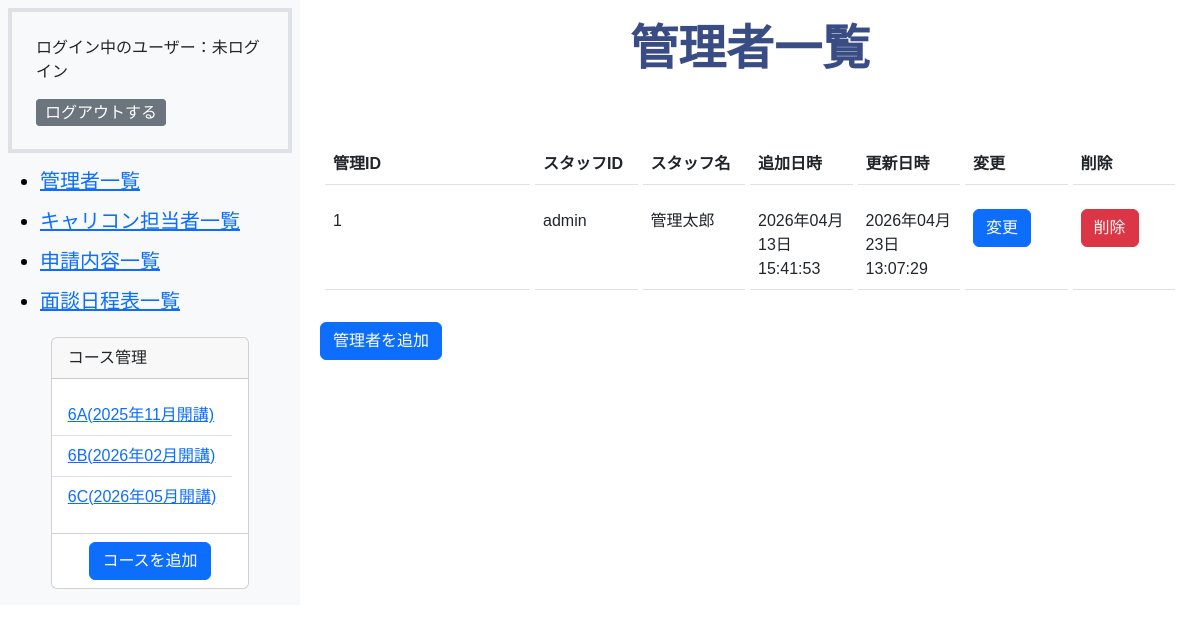
Before: /admin/staff.php with the older database file.
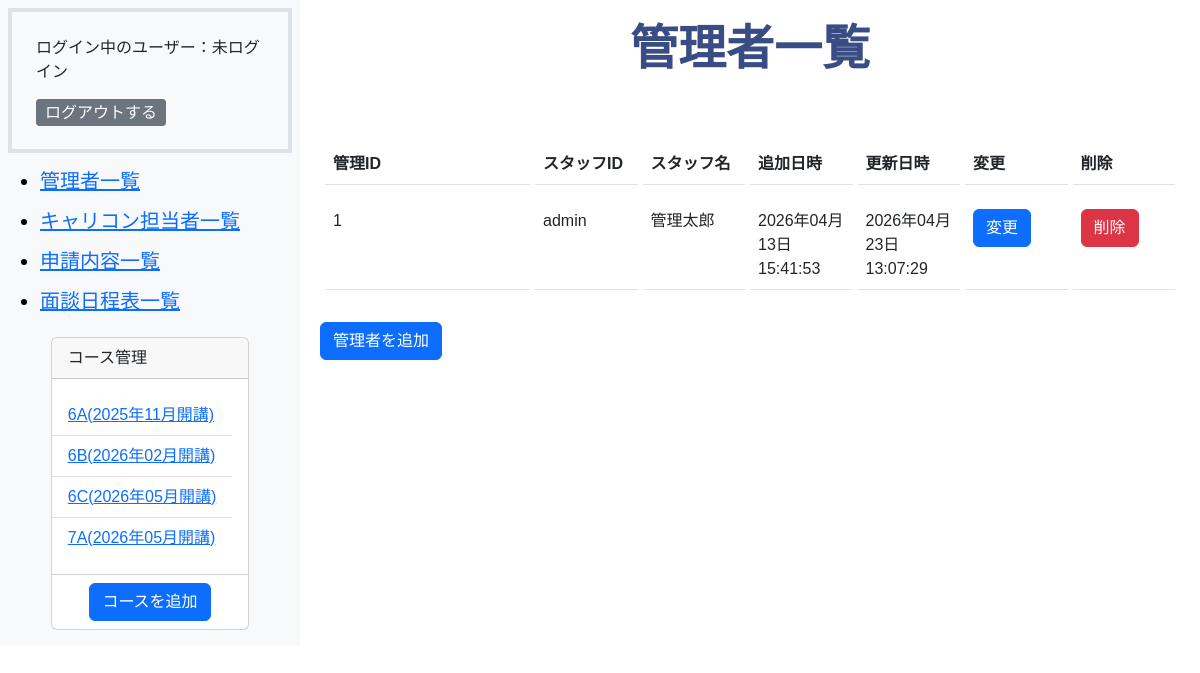
After: the same page with the newer database file.
### tables this page shows
CREATE TABLE `m_courses` (
  `id` int(11) NOT NULL,
  `name` varchar(255) NOT NULL,
  `start_date` date NOT NULL,
  `end_date` date NOT NULL,
  `course_type` int(11) NOT NULL,
  `classroom_id` int(11) NOT NULL,
  `is_deleted` tinyint(1) NOT NULL DEFAULT 0,
  `created_at` datetime NOT NULL DEFAULT current_timestamp(),
  `updated_at` datetime NOT NULL DEFAULT current_timestamp() ON UPDATE current_timestamp()
);

CREATE TABLE `m_classrooms` (
  `id` int(11) NOT NULL,
  `name` varchar(255) NOT NULL,
  `created_at` datetime NOT NULL DEFAULT current_timestamp(),
  `updated_at` datetime NOT NULL DEFAULT current_timestamp() ON UPDATE current_timestamp()
);

CREATE TABLE `m_admin_staffs` (
  `id` int(11) NOT NULL,
  `staff_id` varchar(255) NOT NULL,
  `last_name` varchar(255) NOT NULL,
  `first_name` varchar(255) NOT NULL,
  `password` varchar(255) NOT NULL,
  `is_deleted` tinyint(1) NOT NULL DEFAULT 0,
  `created_at` datetime NOT NULL DEFAULT current_timestamp(),
  `updated_at` datetime NOT NULL DEFAULT current_timestamp() ON UPDATE current_timestamp()
);

### includes/functions.php (called while the page is built, shortened)
<?php
function h($string)
{
    return htmlspecialchars($string, ENT_QUOTES, 'UTF-8');
}
function format_date($datetime, $type)
{
    $format_types = [
        1 => 'Y年m月d日 H:i:s',
        2 => 'Y年m月',
        3 => 'm月d日',
        4 => 'Y年m月d日',
        5 => 'Y',
        6 => 'm',
    ];
    return date($format_types[$type], strtotime($datetime));
}

### admin/staff.php (the view, shortened to what this page needs)
<?php
require_once __DIR__ . '/../includes/functions.php';
try {
    $db = db_connect();
    $sql = "SELECT * FROM m_admin_staffs WHERE is_deleted=0";
    $stmt = $db->prepare($sql);
    $stmt->execute();
    $admin_staffs = $stmt->fetchAll(PDO::FETCH_ASSOC);
} catch (PDOException $e) {
    exit($e->getMessage());
}
?>
<!DOCTYPE html>
<html lang="ja">
<head>
    <link href="https://cdn.jsdelivr.net/npm/bootstrap@5.3.0/dist/css/bootstrap.min.css" rel="stylesheet">
    <link rel="stylesheet" href="../css/style.css">
</head>
<body class="admin-wrapper">
    <?php
    require dirname(__FILE__) . '/sidebar.php';
    ?>
    <section class="admin-main-wrapper">
        <h1 class="display-5 fw-bold text-center">管理者一覧</h1>
        <table class="table table-hover">
            <thead>
                <tr>
                    <th scope="col">管理ID</th>
                    <th scope="col">スタッフID</th>
                    <th scope="col">スタッフ名</th>
                    <th scope="col">追加日時</th>
                    <th scope="col">更新日時</th>
                    <th scope="col">変更</th>
                    <th scope="col">削除</th>
                </tr>
            </thead>
            <tbody>
                <?php foreach ($admin_staffs as $data): ?>
                    <tr>
                        <td><?php echo h($data["id"]); ?></td>
                        <td><?php echo h($data["staff_id"]); ?></td>
                        <td><?php echo h($data["last_name"] . $data["first_name"]); ?></td>
                        <td><?php echo h(format_date($data["created_at"], 1)); ?></td>
                        <td><?php echo h(format_date($data["updated_at"], 1)); ?></td>
                        <td><a href="staff_edit.php?id=<?php echo h($data["id"]); ?>" class="btn btn-primary d-inline-block">変更</a></td>
                        <td><a href="staff_del_do.php?id=<?php echo h($data["id"]); ?>" onclick="return confirm('削除してよろしいですか？');" class="btn btn-danger d-inline-block">削除</a></td>
                    </tr>
                <?php endforeach; ?>
            </tbody>
        </table>
        <a href="staff_add.php" class="btn btn-primary d-inline-block">管理者を追加</a>
    </section>
</body>
</html>

### admin/sidebar.php (shortened to what this page needs)
<?php
$sql = "SELECT m_courses.id as course_id,m_courses.name as courses_name, m_courses.is_deleted as m_courses_is_deleted,start_date,m_classrooms.name as classroom_name FROM m_courses INNER JOIN m_classrooms ON m_courses.classroom_id = m_classrooms.id  ORDER BY start_date ASC";
$stmt = $db->prepare($sql);
$stmt->execute();
$course_list = $stmt->fetchAll(PDO::FETCH_ASSOC);
?>
<aside class="admin-sidebar-wrapper bg-light p-2">
    <div class="p-4 border border-4">
        <p class="fs-6">ログイン中のユーザー：<?php echo isset($_SESSION['login_admin_id']) ? $_SESSION['staff_name'] : "未ログイン"; ?></p>
        <a href="./logout.php" class="btn btn-secondary btn-sm fs-6 d-inline">ログアウトする</a>
    </div>
    <nav class="navbar navbar-light bg-light">
        <ul>
            <li class="navbar-brand"><a href="staff.php">管理者一覧</a></li>
            <li class="navbar-brand"><a href="carcon_staff.php">キャリコン担当者一覧</a></li>
            <li class="navbar-brand"><a href="index.php">申請内容一覧</a></li>
            <li class="navbar-brand"><a href="schedule.php">面談日程表一覧</a></li>
        </ul>
        <div id="course" class="card pb-2  m-auto">
            <p class="card-header">コース管理</p>
            <ul class="card-body list-group list-group-flush mb-2">
                <?php
                foreach ($course_list as $course):
                ?>
                    <?php if ($course['m_courses_is_deleted'] == 0): ?>
                        <li class="list-group-item"><a href="student.php?course_id=<?php echo h($course['course_id']) ?>"><?php echo h($course['classroom_name']) ?>(<?php echo h(format_date($course['start_date'], 2)) ?>開講)</a></li>
                    <?php endif; ?>
                <?php endforeach; ?>
            </ul>
            <a href="course_add.php" class="btn btn-primary m-auto">コースを追加</a>
        </div>
    </nav>
</aside>

Changed rows visible on the page:
added m_courses: classroom.name "7A", start_date "2026年05月"
